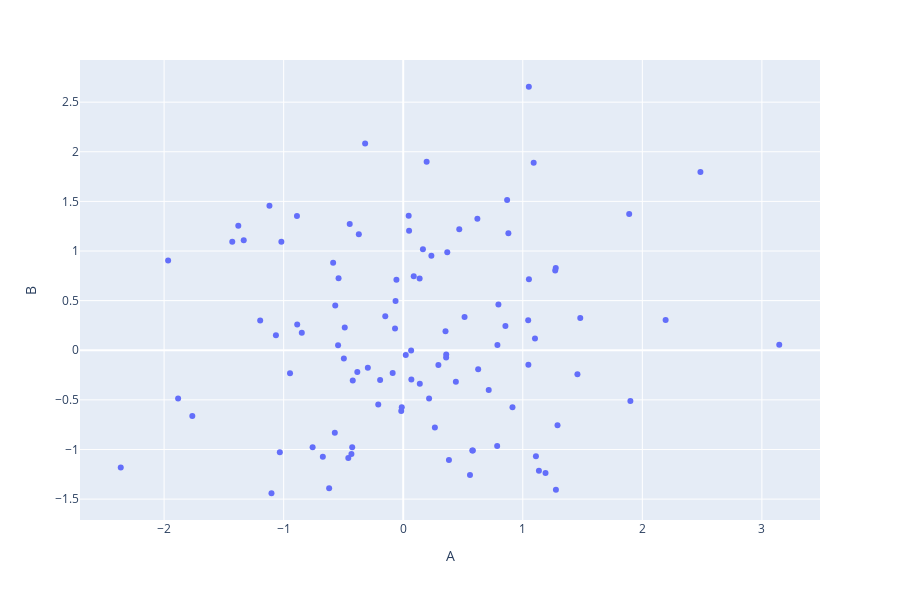

Notebook cell for this chart:
### Markdown cell above
## Scatter

### Code cell
px.scatter(df, x='A',y='B')
#df.iplot(kind='scatter',x='A',y='B',mode='markers',size=10) #With cufflinks
